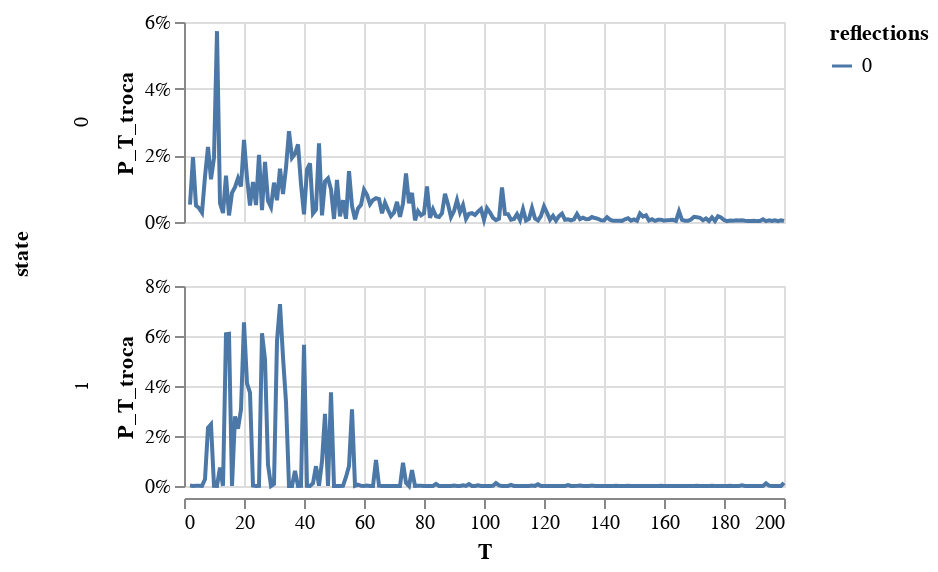

This figure's notebook cell:
### Code cell
alt.Chart(db_mean).mark_line().encode(
    x = 'T',
    y = alt.Y('P_T_troca').axis(format = '%'),
    row = 'state:N',
    color = 'reflections:N'
).properties(height = 100).resolve_scale(y = 'independent')

### Figure 1 — Vega-Lite specification as saved in the notebook (floating-point values rounded to 4 significant figures; data arrays with more than 128 entries replaced by an {"elided": "..."} marker saying what was removed)
{"config": {"view": {"continuousWidth": 300, "continuousHeight": 300}}, "data": {"name": "data-da49f97ea4d8836ba71ca8d050bd45f1"}, "mark": {"type": "line"}, "encoding": {"color": {"field": "reflections", "type": "nominal"}, "row": {"field": "state", "type": "nominal"}, "x": {"field": "T", "type": "quantitative"}, "y": {"axis": {"format": "%"}, "field": "P_T_troca", "type": "quantitative"}}, "height": 100, "resolve": {"scale": {"y": "independent"}}, "$schema": "https://vega.github.io/schema/vega-lite/v5.17.0.json", "datasets": {"data-da49f97ea4d8836ba71ca8d050bd45f1": {"elided": "398 records"}}}
